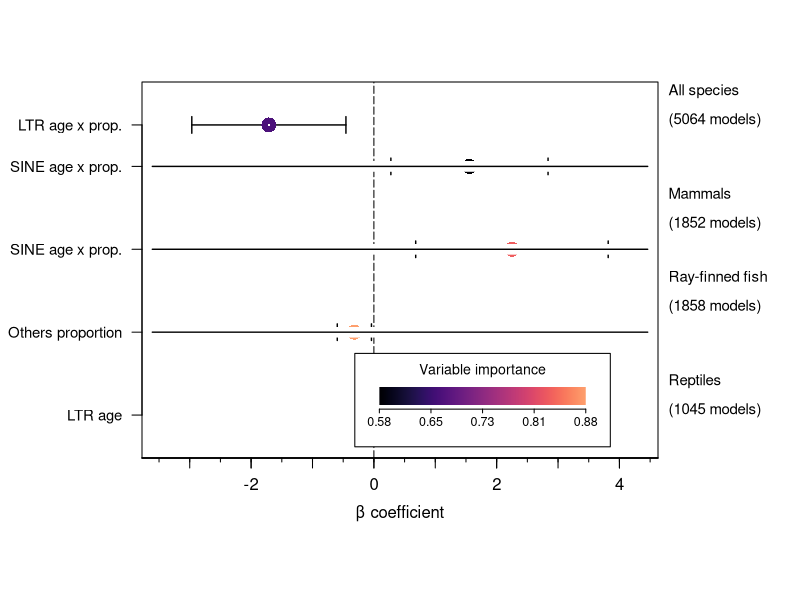

Reproduce this figure in R.


library(viridis)

combined.df <- read.csv("../../results/model-averaging.csv")

# y positions
y <- c()
line <- c()
for (i in 1:length(combined.df$clade)) {
  if (is.null(y)) {
    y <- c(1)
  } else if (combined.df$clade[i] == prev) {
    y <- c(y, tail(y, 1) + 1)
  } else {
    y <- c(y, tail(y, 1) + 2)
    line <- c(line, tail(y, 1) - 1)
  }
  prev <- combined.df$clade[i]
}
y <- max(y)-y 
imp <- combined.df$importance

# color mapping
res <- 10000 # resolution
palette <- viridis(res, begin = 0, end = 0.8, option = "A") # palette
cols <- palette[round(((imp - min(imp)) / diff(range(imp))) * (res-1)) + 1] # colors

# y labels
labels <- c()
for (i in combined.df$model) {
  rep <- toupper(regmatches(i, regexpr("(?<=\\.)[a-zA-Z]+", i, perl = TRUE)))
  if (rep == "OTHERS") {
    rep <- "Others"
  } else if (rep == "UNKNOWN") {
    rep <- "Unknown"
  }
  
  if (grepl(":", i)) {
    type <- "age x prop."
  } else if (sub("\\..*", "", i) == "prop") {
    type <- "proportion"
  } else {
    type <- "age"
  }
  labels <- c(labels, paste(rep, type))
}

par(mar = c(7, 7, 4, 7) + 0.1) 

# main plot
x.range <- range(as.matrix(combined.df[c("lower", "upper")])) + c(-0.5, 0.5)
plot(x = combined.df$estimate, y = y, type = "n", xlim = x.range, 
     xlab = "β coefficient", ylab = NA, axes = FALSE,
     ylim = range(y) + c(-0.7, 0.7), useRaster = T, mgp = c(2.2, 0, 0)) # plot
# abline(v = 0, lty = 1, lwd = 2, col = "grey") # line at y = 0
abline(v = 0, lty = 5, lwd = 1, col = "black") # line at y = 0
# for (l in -100:4) {
#   abline(v = l, lty = 2, col = "grey") # vertical lines
# }
segments(combined.df$lower, y, combined.df$upper, y, lwd = 1.4) # confidence bars
segments(combined.df$upper, y-0.2, combined.df$upper, y+0.2, lwd = 1.4)
segments(combined.df$lower, y-0.2, combined.df$lower, y+0.2, lwd = 1.4)
points(combined.df$estimate, y, pch = 16, cex = 2, col = cols) # colored points
points(combined.df$estimate, y, pch = 16, cex = 0.324, col = "white") # center dots
axis(1, at = pretty(x.range), mgp = c(1, 0.8, 0)  ) # x axis
axis(1, at = seq(-10, 10, by = 0.5), labels = FALSE, tcl = -0.2)
axis(1, at = seq(-10, 10, by = 1), labels = FALSE, tcl = -0.5)
axis(2, at = y, labels = labels, las = 2, cex.axis = 0.9) # y axis
box()

# color bar
usr <- par("usr")
bar <- array(t(col2rgb(palette)/255), c(1, length(palette), 3))
fx1 <- 0.46; fx2 <- 0.86  # x
fy1 <- 0.14; fy2 <- 0.19 # y
xleft <- usr[1] + fx1 * diff(usr[1:2])
xright <- usr[1] + fx2 * diff(usr[1:2])
ybottom <- usr[3] + fy1 * diff(usr[3:4])
ytop <- usr[3] + fy2 * diff(usr[3:4])
rasterImage(array(t(col2rgb("white") / 255), dim = c(1, 1, 3)), 
            xleft - 0.4, ybottom - 1, xright + 0.4, ytop + 0.8, interpolate = FALSE)
rasterImage(bar, xleft, ybottom, xright, ytop, interpolate = FALSE)
axis(
  side = 1, 
  at = seq(xleft, xright, length.out = 5), 
  labels = round(seq(min(imp), max(imp), length.out = 5), 2), 
  pos = ybottom - 0.01 * diff(usr[3:4]), 
  tck = -0.01, 
  cex.axis = 0.75, 
  mgp = c(1, 0.05, 0)
)
text(mean(c(xleft, xright)), 
     mean(c(ybottom, ytop)) + 0.65, 
     adj = c(0.5, 0.5), cex = 0.85, 
     labels = "Variable importance")
rect(xleft - 0.4, ybottom - 1, xright + 0.4, ytop + 0.8, 
     border = "black", lwd = 1)

# lines separating clades
for (j in line) {
  j <- j - 1
  rgb_vals <- col2rgb("white") / 255
  bar <- array(t(rgb_vals), dim = c(1, 1, 3))
  fx1 <- 0.02; fx2 <- 0.98  # x
  xleft <- usr[1] + fx1 * diff(usr[1:2])
  xright <- usr[1] + fx2 * diff(usr[1:2])
  ybottom <- j - 0.13
  ytop <- j + 0.13
  rasterImage(bar, xleft, ybottom, xright, ytop, interpolate = FALSE)
  segments(xleft, j, xright, j, lwd = 1.4, color = "")
}

# all species
par(xpd = TRUE)
text(4.8, 7.85, 
     adj = c(0, 0.5), cex = 0.9, 
     labels = "All species")
text(4.8, 7.15, 
     adj = c(0, 0.5), cex = 0.9, 
     labels = "(5064 models)")

# mammals
text(4.8, 5.35, 
     adj = c(0, 0.5), cex = 0.9, 
     labels = "Mammals")
text(4.8, 4.65, 
     adj = c(0, 0.5), cex = 0.9,  
     labels = "(1852 models)")

# fish
text(4.8, 3.35, 
     adj = c(0, 0.5), cex = 0.9,  
     labels = "Ray-finned fish")
text(4.8, 2.65, 
     adj = c(0, 0.5), cex = 0.9, 
     labels = "(1858 models)")

# reptiles
text(4.8, 0.85, 
     adj = c(0, 0.5), cex = 0.9, 
     labels = "Reptiles")
text(4.8, 0.15, 
     adj = c(0, 0.5), cex = 0.9, 
     labels = "(1045 models)")
par(xpd = FALSE)
par(mar = c(5, 4, 4, 2) + 0.1) 
